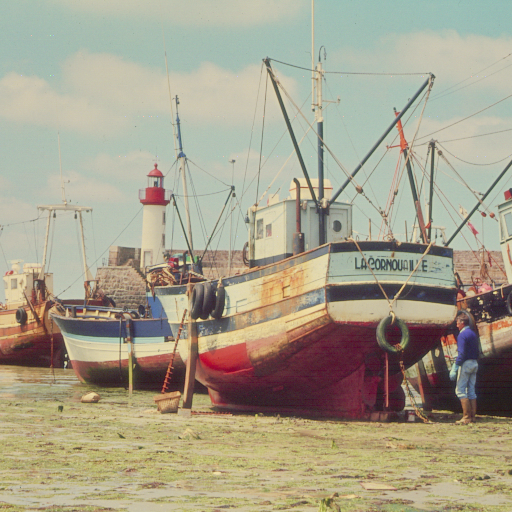
//> input picture TP3/boats.bmp, 512 x 512 px
$ ./mainTP3 boats.bmp   (built with g++ and OpenCV 4)
//> lines starting //> are read from the running program, lines starting //| are printed output that depends on the picture; after the words box and inside, x2 and y2 are one past the last pixel; in counts of white or black regions, pixels touching at a corner belong together
#include <iostream>
#include <opencv2/core/core.hpp>
#include <opencv2/highgui/highgui.hpp>
#include <opencv2/contrib/contrib.hpp>

using namespace cv;
using namespace std;


//==================================================================================  a =====
// Mat norm_0_255(InputArray _src)
// Create and return normalized image
//=======================================================================================
Mat norm_0_255(InputArray _src) {
 Mat src = _src.getMat();
 // Create and return normalized image:
 Mat dst;
 switch(src.channels()) {
	case 1:
		normalize(_src, dst, 0, 255, NORM_MINMAX, CV_8UC1);
		break;
	case 3:
		normalize(_src, dst, 0, 255, NORM_MINMAX, CV_8UC3);
		break;
	default:
	src.copyTo(dst);
	break;
 }
 return dst;
}

//=======================================================================================
// to YCrCb
//=======================================================================================
void toYCrCb(const Mat & imgSrc, Mat &ImgSrcYCrCb){
	cvtColor(imgSrc, ImgSrcYCrCb, CV_BGR2YCrCb);
}

//=======================================================================================
// computeHistogram
//=======================================================================================
void computeHistogram(const Mat& inputComponent, Mat& myHist)
{
  Mat absInputComponent = abs(inputComponent);
	/// Establish the number of bins
	int histSize = 256;
	/// Set the ranges ( for B,G,R) )
	float range[] = { 0, 256 } ;
	const float* histRange = { range };
	bool uniform = true;
	bool accumulate = false;

	/// Compute the histograms:
	calcHist( &absInputComponent, 1, 0, Mat(), myHist, 1, &histSize, &histRange, uniform, accumulate );
}

//=======================================================================================
// displayHistogram
//=======================================================================================
Mat displayHistogram(const Mat& myHist)
{
	// Establish the number of bins
	int histSize = 256;
	// Draw one histogram
	int hist_w = 512; int hist_h = 400;
	int bin_w = cvRound( (double) hist_w/histSize );
	Mat histImage( hist_h, hist_w, CV_8UC3, Scalar( 0,0,0) );
	/// Normalize the result to [ 0, histImage.rows ]
	Mat myHistNorm;
	normalize(myHist, myHistNorm, 0, histImage.rows, NORM_MINMAX, -1, Mat() );

	/// Draw for each channel
	for( int i = 1; i < histSize; i++ )
	{
		line( histImage, Point( bin_w*(i-1), hist_h - cvRound(myHistNorm.at<float>(i-1)) ) , Point( bin_w*(i), hist_h - cvRound(myHistNorm.at<float>(i)) ), Scalar( 255, 255, 255), 2, 8, 0 );
	}
	/// Display
	namedWindow("Display Histo", CV_WINDOW_AUTOSIZE );
	imshow("Display Histo", histImage );
	cvWaitKey();

  return histImage;
}

//=======================================================================================
// Entropy
//=======================================================================================

void entropyCalculus(const Mat& errorMap, Mat& histo)
{
	float entropy = 0;
	int n = errorMap.rows * errorMap.cols;
	float proba = 0;
	for (int i = 0; i < histo.rows; ++i)
	{
		if (histo.at<float>(i) != 0)
		{
			proba = histo.at<float>(i)/n;
			entropy += - proba * log2(proba);
		}

	}
	std::cout << "ENTROPY : " << entropy << std::endl;
}

//=======================================================================================
// EQM
//=======================================================================================
float eqm(const Mat & img1, const Mat & img2)
{
	int rows = img1.rows;
	int cols = img1.cols;

	if(rows != img2.rows || cols != img2.cols){
		cout << "Error, images need to have the same size. \n";
	}

	float EQM = 0;

	for(int i = 0; i < rows; i++){
		for(int j = 0; j < cols; j++){
	      float pixel1 = img1.at<float>(i, j);
	      float pixel2 = img2.at<float>(i, j);
			EQM += (pixel1 - pixel2) * (pixel1 - pixel2);
		}
	}

	EQM /= (rows * cols);
	cout << "EQM : " << EQM << "\n";
 	return EQM;
}

//=======================================================================================
// psnr
//=======================================================================================
double psnr(const Mat & imgSrc, const Mat & imgDCT)
{

	float EQM = eqm(imgSrc, imgDCT);

	if(EQM == 0){
		cout << "Error, PSNR can't compare two identic images \n";
		return -1;
	}
	float psnr = 10 * log10(65025/EQM);
	cout << "PSNR : " << psnr << "\n";
 	return psnr;
}

//=======================================================================================
// Predicteur
//=======================================================================================

float MICD_1D(const Mat & I,int i, int j)
{
  if(j==0) return 128;
  else
    return I.at<float>(i,j-1);
}

float MICD_2D(const Mat & I,int i, int j)
{
  if(j==0 && i==0)  return 128;
  else if(j==0)     return (I.at<float>(i-1,j) + 128)/2;
  else if(i==0)     return (I.at<float>(i,j-1) + 128)/2;
  else              return (I.at<float>(i,j-1) + I.at<float>(i-1,j))/2;
}

float MICDA(const Mat & I,int i, int j)
{
	float a, b, c;

	if(j==0 && i==0)
	{
		a=b=c=128;
	}
  	else if(j==0)
  	{
  		b=c=128;
  		a=I.at<float>(i-1,j);
  	}
  	else if(i==0)
  	{
  		a=b=128;
  		c=I.at<float>(i,j-1);
  	}
  	else
  	{
  		a=I.at<float>(i-1,j);
  		b=I.at<float>(i-1,j-1);
  		c=I.at<float>(i,j-1);
  	}

  	if(abs(c-b) < abs(a-b))
		return a;
	else
	    return b;
}

//=======================================================================================
// Codage
//=======================================================================================

void codage(const Mat & I,Mat & imgPrediction, int mode = 0, int q = 1)
{
  	Mat imgDecodee(I.size(),CV_32FC1);

  	float prediction;
  	float dequantif;

  	for (int i = 0; i < I.rows; ++i)
  	{
    	for (int j = 0; j < I.cols; ++j)
    	{
      		switch(mode){
		        case 0:
		          prediction = MICD_1D(imgDecodee,i,j);
		          break;

		        case 1:
		          prediction = MICD_2D(imgDecodee,i,j);
		          break;

		        case 2:
		          prediction = MICDA(imgDecodee,i,j);
		          break;
      	}

	    	imgPrediction.at<float>(i,j) = floor( (I.at<float>(i,j) - prediction)/q + 0.5 );
	    	dequantif = imgPrediction.at<float>(i,j) * q;
	    	imgDecodee.at<float>(i,j) = dequantif + prediction;
    	}
  	}

  	for (int i = 0; i < I.rows; ++i)
   	{
   		for (int j = 0; j < I.cols; ++j)
    	{
    		imgPrediction.at<float>(i,j) += 128;
    	}
	}
}

void codage_competitif(const Mat & I,Mat & imgPrediction, Mat & imgPredicteur, int q = 1)
{
	Mat imgDecodee(I.size(),CV_32FC1);

	float prediction;
	float dequantif;
	float a, b, c, val,aa ,bb, cc;

	for (int i = 0; i < I.rows; ++i)
  	{
  		for (int j = 0; j < I.cols; ++j)
    	{
	    	aa = MICD_1D(imgDecodee,i,j);
	    	bb = MICD_2D(imgDecodee,i,j);
	    	cc = MICDA(imgDecodee,i,j);
	    	val = I.at<float>(i,j);
	    	a = abs(val - aa);
	    	b = abs(val - bb);
	    	c = abs(val - cc);

	    	if(a < b && a < c)
	    	{
	    		imgPredicteur.at<float>(i,j) = 0;
	    		prediction = aa;
	    	}
	    	else if(b < c)
	    	{
	    		imgPredicteur.at<float>(i,j) = 1;
	    		prediction = bb;
	    	}
	    	else
	    	{
	    		imgPredicteur.at<float>(i,j) = 2;
	    		prediction = cc;
	    	}

		    imgPrediction.at<float>(i,j) = floor( (I.at<float>(i,j) - prediction)/q + 0.5 );
		    dequantif = imgPrediction.at<float>(i,j) * q;
		    imgDecodee.at<float>(i,j) = dequantif + prediction;
		}
   	}

   	for (int i = 0; i < I.rows; ++i)
   	{
   		for (int j = 0; j < I.cols; ++j)
    	{
    		imgPrediction.at<float>(i,j) += 128;
    	}
	}
}
//=======================================================================================
// Décodage
//=======================================================================================

void decodage(const Mat & imgPrediction,Mat & I, int mode = 0, int q = 1)
{
  	float prediction;
  	float dequantif;

  	for (int i = 0; i < I.rows; ++i)
  	{
    	for (int j = 0; j < I.cols; ++j)
    	{
      		switch(mode){
		        case 0:
		          prediction = MICD_1D(I,i,j);
		          break;

		        case 1:
		          prediction = MICD_2D(I,i,j);
		          break;

		        case 2:
		          prediction = MICDA(I,i,j);
		          break;
      		}

	    	dequantif = (imgPrediction.at<float>(i,j) - 128) * q;
	    	I.at<float>(i,j) = dequantif + prediction;
    	}
  	}
}

void decodage_competitif(const Mat & imgPrediction, const Mat & imgPredicteur, Mat & I, int q = 1)
{
	float prediction;
  	float dequantif;

  	for (int i = 0; i < I.rows; ++i)
  	{
    	for (int j = 0; j < I.cols; ++j)
    	{
			if(imgPredicteur.at<float>(i,j) == 0)
			{
				prediction = MICD_1D(I,i,j);
			}
			else if(imgPredicteur.at<float>(i,j) == 1)
			{
				prediction = MICD_2D(I,i,j);
			}
			else
			{
				prediction = MICDA(I,i,j);
			}

		    dequantif = (imgPrediction.at<float>(i,j) - 128) * q;
			I.at<float>(i,j) = dequantif + prediction;
		}
	}

}


//=======================================================================================
//=======================================================================================
// MAIN
//=======================================================================================
//=======================================================================================
int main(int argc, char** argv){
  if (argc < 2){
    std::cout << "No image data or not enough ... At least one argument is required! \n";
    return -1;
  }

  Mat inputImageSrc;


  // Ouvrir l'image d'entr�e et v�rifier que l'ouverture du fichier se d�roule normalement
  inputImageSrc = imread(argv[1], CV_LOAD_IMAGE_COLOR);
//> inputImageSrc is the input picture: 512 rows x 512 cols, CV_8UC3; mean B, G, R 139.1, 160, 166
  if(!inputImageSrc.data ) { // Check for invalid input
        std::cout <<  "Could not open or find the image " << argv[1] << std::endl ;
		waitKey(0); // Wait for a keystroke in the window
        return -1;
  }

  vector<Mat> imgSrc;
  Mat img32FC(inputImageSrc.size(), CV_32FC3);

	//Conversion en YCrCb
  Mat inputImageSrcYCrCb;
	toYCrCb(inputImageSrc, inputImageSrcYCrCb);
//> in toYCrCb, `cvtColor(imgSrc, ImgSrcYCrCb, CV_BGR2YCrCb);`: ImgSrcYCrCb: 512 rows x 512 cols, CV_8UC3; mean of channels 0, 1, 2 159.4, 132.7, 116.5
  inputImageSrcYCrCb.convertTo(img32FC, CV_32FC3);
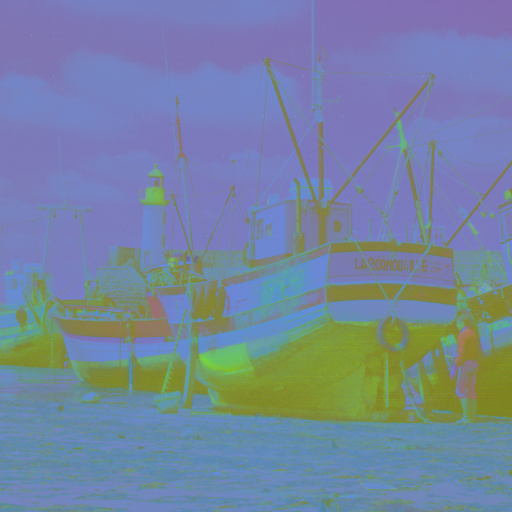
//> img32FC: 512 rows x 512 cols, CV_32FC3; mean B, G, R 159.4, 132.7, 116.5

  split(img32FC, imgSrc);

    // Visualiser l'image
	imshow("inputImageSrcY", norm_0_255(imgSrc[0]));
//> in norm_0_255, `normalize(_src, dst, 0, 255, NORM_MINMAX, CV_8UC1);`:
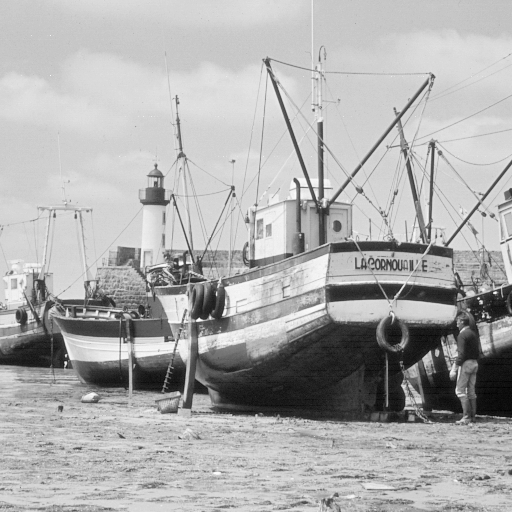
//> dst: 512 rows x 512 cols, CV_8UC1; min 0, max 255, mean 173.1
	cvWaitKey();

  Mat predictionError(imgSrc[0].size(),CV_32FC1);
//> predictionError: 512 rows x 512 cols, CV_32FC1; every value is 0
  Mat predictor(imgSrc[0].size(),CV_32FC1);
  Mat decodee(imgSrc[0].size(),CV_32FC1);
  Mat histo;

//=======================================================================================
// MICD_1D
//=======================================================================================
std::cout << "\n--------------- MICD_1D ---------------" << std::endl;
  codage(imgSrc[0], predictionError, 0, 8);
//> the loop in codage, `for (int i = 0; i < I.rows; ++i)` made 512 passes
//> (prediction, dequantif) on passes 1 to 3: (176, 0), (176, 0), (176, 0)
//> after the loop in codage, `for (int i = 0; i < I.rows; ++i)`:
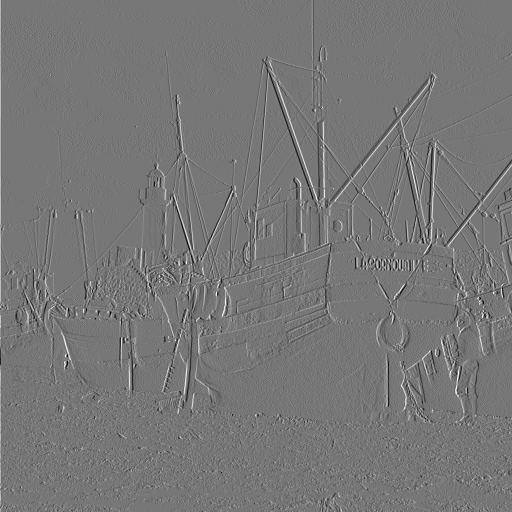
//> imgPrediction: 512 rows x 512 cols, CV_32FC1; min -14, max 16, mean 0.00465; drawn with min black and max white
//> after the loop in codage, `for (int i = 0; i < I.rows; ++i)`: prediction = 184; dequantif = 8
  computeHistogram(predictionError, histo);
//> in computeHistogram, `calcHist( &absInputComponent, 1, 0, Mat(), myHist, 1, &histSize, &hist..`: myHist = 256 values, max 151118 at index 128, min 0 at index 0, mean 1024
//> histo has the same summary as myHist in computeHistogram
  entropyCalculus(predictionError, histo);
//> the loop in entropyCalculus, `for (int i = 0; i < histo.rows; ++i)` made 256 passes
//> (proba, entropy) on passes 115 to 126: (1.53e-05, 0.000244), (2.67e-05, 0.00065), (0.000118, 0.00219), (0.000385, 0.00656), (0.000896, 0.0156), (0.00109, 0.0264), (0.00169, 0.0419), (0.00233, 0.0623), (0.00336, 0.0899), (0.00551, 0.131), (0.00867, 0.191), (0.0152, 0.283)
//> after the loop in entropyCalculus, `for (int i = 0; i < histo.rows; ++i)`: entropy = 2.15
//| ENTROPY : 2.14746
  decodage(predictionError, decodee, 0, 8);
//> the loop in decodage, `for (int i = 0; i < I.rows; ++i)` made 512 passes
//> after the loop in decodage, `for (int i = 0; i < I.rows; ++i)`: prediction = 184; dequantif = 8
  psnr(imgSrc[0],decodee);
//> the loop in eqm, `for(int i = 0; i < rows; i++)` made 512 passes
//> EQM on passes 1 to 3: 2743, 5391, 8128
//> after the loop in eqm, `for(int i = 0; i < rows; i++)`: EQM = 1483556
//> in eqm, `EQM /= (rows * cols);`: EQM = 5.66
//| EQM : 5.65932
//> in psnr, `float psnr = 10 * log10(65025/EQM);`: psnr = 40.6
//| PSNR : 40.6032

  imshow("erreur de prediction", norm_0_255(predictionError));
  imshow("image decodee", norm_0_255(decodee));
  displayHistogram(histo);
//> in displayHistogram, `normalize(myHist, myHistNorm, 0, histImage.rows, NORM_MINMAX, -1, Mat(..`: myHistNorm = 256 values, max 400 at index 128, min 0 at index 0, mean 2.71
//> after the loop in displayHistogram, `for( int i = 1; i < histSize; i++ )`:
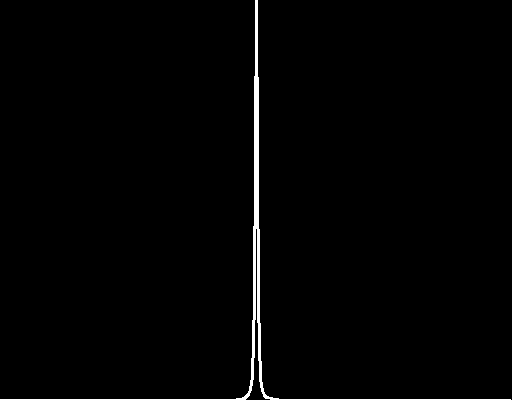
//> histImage: 400 rows x 512 cols, CV_8UC3; 1.2% white; 1 white region, box (x1, y1, x2, y2) and area: (0, 0, 511, 400) 2539
  imwrite((string)argv[1] + "_errorMap_MICD_1D", norm_0_255(predictionError));
  cvWaitKey();

//=======================================================================================
// MICD_2D
//=======================================================================================
std::cout << "\n--------------- MICD_2D ---------------" << std::endl;
  codage(imgSrc[0], predictionError, 1, 8);
//> call 2 of codage, with mode = 1, q = 8
//> the loop in codage (call 2), `for (int i = 0; i < I.rows; ++i)` made 512 passes
//> (prediction, dequantif) on passes 1 to 3: (152, 24), (176, 0), (176, 0)
//> after the loop in codage (call 2), `for (int i = 0; i < I.rows; ++i)`:
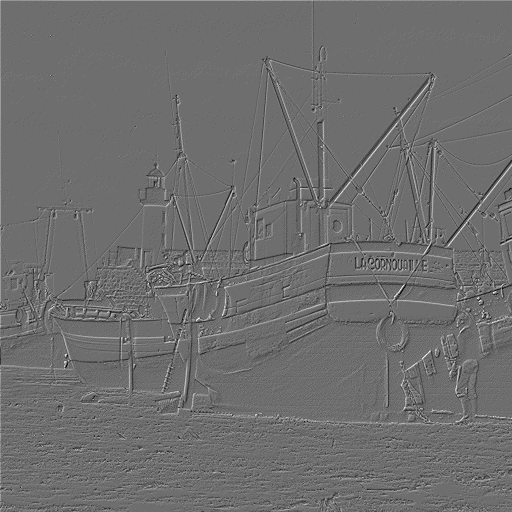
//> imgPrediction: 512 rows x 512 cols, CV_32FC1; min -10, max 13, mean 0.00663; drawn with min black and max white
//> after the loop in codage (call 2), `for (int i = 0; i < I.rows; ++i)`: prediction = 184; dequantif = 8
  computeHistogram(predictionError, histo);
//> histo = 256 values, max 164939 at index 128, min 0 at index 0, mean 1024
  entropyCalculus(predictionError, histo);
//> the loop in entropyCalculus (call 2), `for (int i = 0; i < histo.rows; ++i)` made 256 passes
//> (proba, entropy) on passes 119 to 130: (3.43e-05, 0.000509), (5.72e-05, 0.00132), (0.000198, 0.00376), (0.000675, 0.0109), (0.0018, 0.0273), (0.00475, 0.064), (0.0096, 0.128), (0.0174, 0.23), (0.0365, 0.404), (0.114, 0.762), (0.629, 1.18), (0.116, 1.54)
//| ENTROPY : 1.95032
  decodage(predictionError, decodee, 1, 8);
//> the loop in decodage (call 2), `for (int i = 0; i < I.rows; ++i)` made 512 passes
  psnr(imgSrc[0],decodee);
//> the loop in eqm (call 2), `for(int i = 0; i < rows; i++)` made 512 passes
//> EQM on passes 1 to 3: 2581.1, 4500.5, 6214.7
//| EQM : 4.34951
//| PSNR : 41.7464

  imshow("erreur de prediction", norm_0_255(predictionError));
  imshow("image decodee", norm_0_255(decodee));
  displayHistogram(histo);
//> after the loop in displayHistogram (call 2), `for( int i = 1; i < histSize; i++ )`: histImage: 400 rows x 512 cols, CV_8UC3; 1.2% white; 1 white region, box (x1, y1, x2, y2) and area: (0, 0, 511, 400) 2481
  imwrite((string)argv[1] + "_errorMap_MICD_2D", norm_0_255(predictionError));
  cvWaitKey();

//=======================================================================================
// MICDA
//=======================================================================================
std::cout << "\n--------------- MICDA ---------------" << std::endl;
  codage(imgSrc[0], predictionError, 2, 8);
  computeHistogram(predictionError, histo);
  entropyCalculus(predictionError, histo);
//| ENTROPY : 2.46737
  decodage(predictionError, decodee, 2, 8);
  psnr(imgSrc[0],decodee);
//| EQM : 5.65932
//| PSNR : 40.6032

  imshow("erreur de prediction", norm_0_255(predictionError));
  imshow("image decodee", norm_0_255(decodee));
  displayHistogram(histo);
  imwrite((string)argv[1] + "_errorMap_MICDA", norm_0_255(predictionError));
  cvWaitKey();

//=======================================================================================
// Competitif
//=======================================================================================
std::cout << "\n--------------- Compet ---------------" << std::endl;
  codage_competitif(imgSrc[0], predictionError, predictor, 8);
//> after the loop in codage_competitif, `for (int i = 0; i < I.rows; ++i)`:
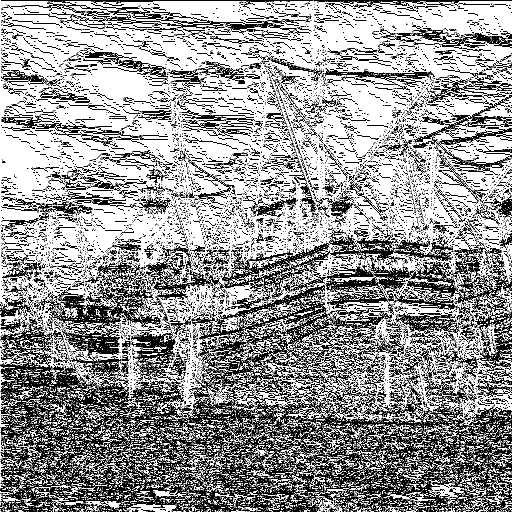
//> imgPredicteur: 512 rows x 512 cols, CV_32FC1; min 0, max 2, mean 1.2; drawn with min black and max white
//> after the loop in codage_competitif, `for (int i = 0; i < I.rows; ++i)`:
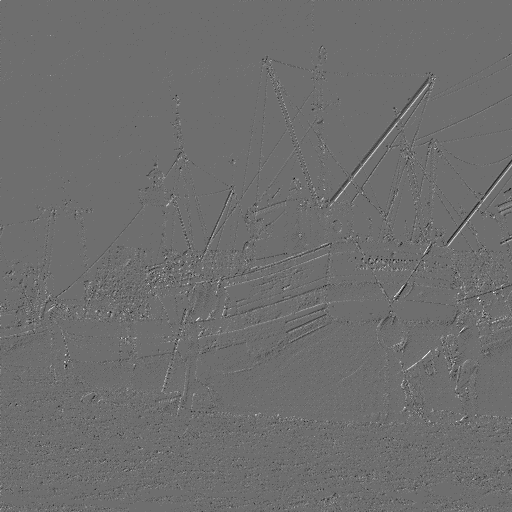
//> imgPrediction: 512 rows x 512 cols, CV_32FC1; min -10, max 13, mean -0.0262; drawn with min black and max white
  computeHistogram(predictionError, histo);
  entropyCalculus(predictionError, histo);
//| ENTROPY : 1.18328
  decodage_competitif(predictionError, predictor, decodee, 8);
  psnr(imgSrc[0],decodee);
//| EQM : 3.47102
//| PSNR : 42.7262

  imshow("erreur de prediction", norm_0_255(predictionError));
  imshow("Predicteur choisi", norm_0_255(predictor));
  imshow("image decodee", norm_0_255(decodee));
  imwrite((string)argv[1] + "_errorMap_compet", norm_0_255(predictionError));
  imwrite((string)argv[1] + "_predictor_choice", norm_0_255(predictor));
  cvWaitKey();


  return 0;
}
